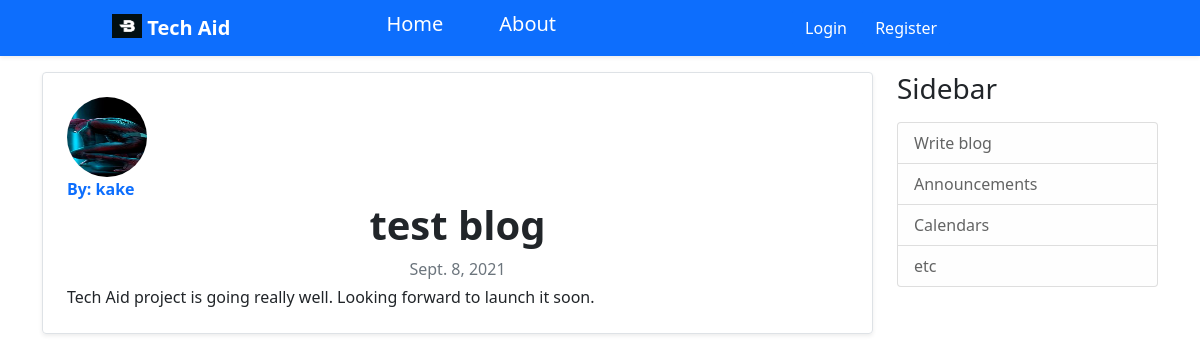
Screenshot of /post/7/ with the database file from the repository.
### blog/models.py (models this page shows, shortened)
class postblog(models.Model):
    title=models.CharField(max_length=50)
    content=models.TextField()
    date_posted=models.DateField(default=timezone.now)
    user=models.ForeignKey(User, on_delete=models.CASCADE)

### users/models.py (models this page shows, shortened)
class profile(models.Model):
    user = models.OneToOneField(User, on_delete=models.CASCADE)
    image = models.ImageField(default="default.jpg", upload_to='profile_pics', height_field=None, width_field=None, max_length=None)

### blog/views.py (the view)
# urls.py: path('post/<int:pk>/',postblogDetailView.as_view(),name="blog-content"),
class postblogDetailView(DetailView):
    model = postblog
    template_name = "blog/post_content.html"
    context_object_name = "post"

### blog/templates/blog/post_content.html (shortened to what this page needs)
{% extends 'blog/base.html' %}
{%block content%}
    <div class="row g-0 border rounded overflow-hidden flex-md-row mb-4 shadow-sm h-md-250 position-relative">
    <div class="col p-4 d-flex flex-column position-static">
        <img src="{{post.user.profile.image.url}}" alt="Avatar"
            class="rounded-circle" style="width: 80px; height: 80px;" >
        <strong class="d-inline-block text-primary">By: {{post.user}}</strong>
        <h1 class="mb-2 d-flex justify-content-center"><strong>{{post.title}}</strong></h1>
        <div class="d-flex justify-content-center mb-1 text-muted">{{post.date_posted}}</div>
        <p class="card-text mb-auto">{{post.content}}</p>
    </div>
    </div>
{%endblock content%}

### rows the page displays
postblog: user.profile.image (picture), user "kake", title "test blog", date_posted "Sept. 8, 2021", content "Tech Aid project is going really well. Looking forward to launch it soon."
